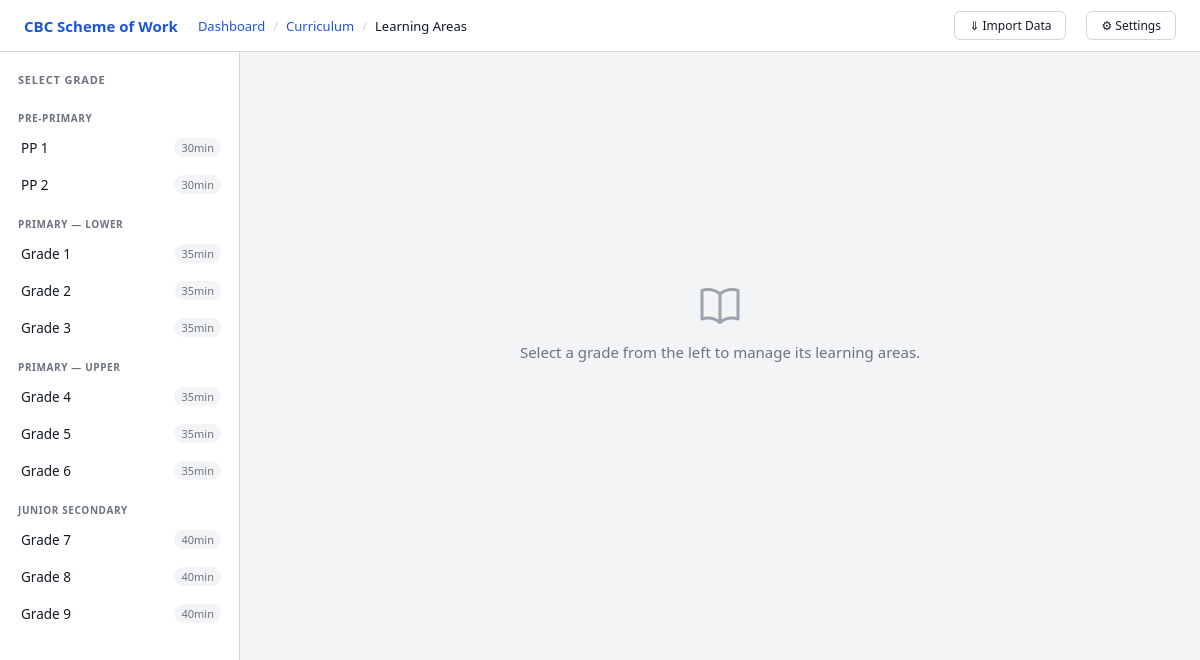
The page /curriculum.php on the database its author committed.
### tables this page shows
CREATE TABLE `grades` (
  `id` tinyint(3) UNSIGNED NOT NULL,
  `level_group` varchar(60) NOT NULL,
  `name` varchar(50) NOT NULL,
  `lesson_duration` smallint(5) UNSIGNED DEFAULT 35,
  `sort_order` tinyint(3) UNSIGNED DEFAULT 0
);

### curriculum.php (the view, shortened to what this page needs)
<?php
$pdo = getDB();
$gradeId = isset($_GET['grade_id']) ? (int)$_GET['grade_id'] : 0;
$allGrades = $pdo->query("SELECT * FROM grades ORDER BY sort_order")->fetchAll();
$grouped   = [];
foreach ($allGrades as $g) {
    $grouped[$g['level_group']][] = $g;
}
$selectedGrade = null;
function e(string $v): string { return htmlspecialchars($v, ENT_QUOTES, 'UTF-8'); }
?>
<!DOCTYPE html>
<html lang="en">
<head>
<link rel="stylesheet" href="style.css">
</head>
<body>
<div class="app-shell">
  <nav class="top-nav">
    <span class="nav-brand">CBC Scheme of Work</span>
    <ol class="breadcrumb">
      <li><a href="curriculum.php">Dashboard</a></li>
      <li><a href="curriculum.php">Curriculum</a></li>
      <li class="active">Learning Areas</li>
    </ol>
    <a href="import.php" class="btn btn-outline" style="margin-left:auto;font-size:12px;padding:5px 14px" title="Import curriculum data">&#8659; Import Data</a>
    <a href="settings.php" class="btn btn-outline" style="font-size:12px;padding:5px 14px" title="Application Settings">&#9881; Settings</a>
  </nav>
  <div class="curriculum-layout">
    <aside class="grade-sidebar">
      <h3 class="sidebar-title">SELECT GRADE</h3>
      <?php foreach ($grouped as $levelName => $grades): ?>
        <p class="level-label"><?= e($levelName) ?></p>
        <?php foreach ($grades as $g): ?>
          <a href="curriculum.php?grade_id=<?= $g['id'] ?>"
             class="grade-item <?= $gradeId === (int)$g['id'] ? 'active' : '' ?>">
            <span><?= e($g['name']) ?></span>
            <span class="duration"><?= (int)$g['lesson_duration'] ?>min</span>
          </a>
        <?php endforeach; ?>
      <?php endforeach; ?>
    </aside>
    <main class="curriculum-main">
      <?php if (!$selectedGrade): ?>
        <div class="select-prompt">
          <div class="select-prompt-inner">
            <p>Select a grade from the left to manage its learning areas.</p>
          </div>
        </div>
      <?php endif; ?>
    </main>
  </div>
</div>
</body>
</html>

### style.css (style rules this page uses)
*, *::before, *::after { box-sizing: border-box; margin: 0; padding: 0; }
:root { --primary: #1a56db; --primary-dk: #1646b8; --danger: #e02424; --edit: #0e9f6e; --bg: #f3f4f6; --surface: #ffffff; --border: #d1d5db; --text: #111827; --muted: #6b7280; --flash-bg: #ecfdf5; --flash-bdr: #34d399; --err-bg: #fef2f2; --err-bdr: #f87171; --radius: 6px; --shadow: 0 1px 3px rgba(0,0,0,.12); --sidebar-w: 240px; --nav-h: 52px; }
body { font-family: 'Segoe UI', system-ui, sans-serif; font-size: 14px; background: var(--bg); color: var(--text); min-height: 100vh; }
.top-nav { height: var(--nav-h); background: var(--surface); border-bottom: 1px solid var(--border); display: flex; align-items: center; padding: 0 24px; gap: 20px; position: sticky; top: 0; z-index: 10; }
.nav-brand { font-weight: 700; color: var(--primary); font-size: 15px; white-space: nowrap; }
.breadcrumb { display: flex; list-style: none; gap: 0; font-size: 13px; color: var(--muted); }
.breadcrumb li + li::before { content: '/'; margin: 0 8px; color: var(--border); }
.breadcrumb a { color: var(--primary); text-decoration: none; }
.breadcrumb .active { color: var(--text); font-weight: 500; }
.app-shell { min-height: 100vh; display: flex; flex-direction: column; }
.curriculum-layout { display: flex; flex: 1; min-height: calc(100vh - var(--nav-h)); }
.grade-sidebar { width: var(--sidebar-w); min-width: var(--sidebar-w); background: var(--surface); border-right: 1px solid var(--border); padding: 20px 0; overflow-y: auto; }
.sidebar-title { font-size: 11px; font-weight: 700; letter-spacing: .8px; color: var(--muted); padding: 0 18px 10px; text-transform: uppercase; }
.level-label { font-size: 10px; font-weight: 700; letter-spacing: .6px; color: var(--muted); text-transform: uppercase; padding: 14px 18px 4px; }
.grade-item { display: flex; justify-content: space-between; align-items: center; padding: 9px 18px; text-decoration: none; color: var(--text); font-size: 13.5px; border-left: 3px solid transparent; transition: background .12s, border-color .12s; }
.grade-item .duration { font-size: 11px; color: var(--muted); background: #f3f4f6; padding: 2px 7px; border-radius: 20px; }
.curriculum-main { flex: 1; padding: 30px 32px 48px; overflow-y: auto; }
.select-prompt { display: flex; align-items: center; justify-content: center; height: 60vh; }
.select-prompt-inner { text-align: center; color: var(--muted); display: flex; flex-direction: column; align-items: center; gap: 12px; font-size: 15px; }
.btn { display: inline-flex; align-items: center; gap: 5px; padding: 8px 16px; border-radius: var(--radius); font-size: 13px; font-weight: 500; cursor: pointer; border: 1px solid transparent; text-decoration: none; transition: background .15s, border-color .15s, color .15s; white-space: nowrap; background: var(--border); color: var(--text); }
.btn-outline { background: transparent; border-color: var(--border); }

### rows shown on the page
grades: name "PP 1", lesson_duration "30"
grades: name "PP 2", lesson_duration "30"
grades: name "Grade 1", lesson_duration "35"
grades: name "Grade 2", lesson_duration "35"
grades: name "Grade 3", lesson_duration "35"
grades: name "Grade 4", lesson_duration "35"
grades: name "Grade 5", lesson_duration "35"
grades: name "Grade 6", lesson_duration "35"
grades: name "Grade 7", lesson_duration "40"
grades: name "Grade 8", lesson_duration "40"
grades: name "Grade 9", lesson_duration "40"

### other values the page prints
$levelName "PRE-PRIMARY"
$levelName "PRIMARY — LOWER"
$levelName "PRIMARY — UPPER"
$levelName "JUNIOR SECONDARY"
